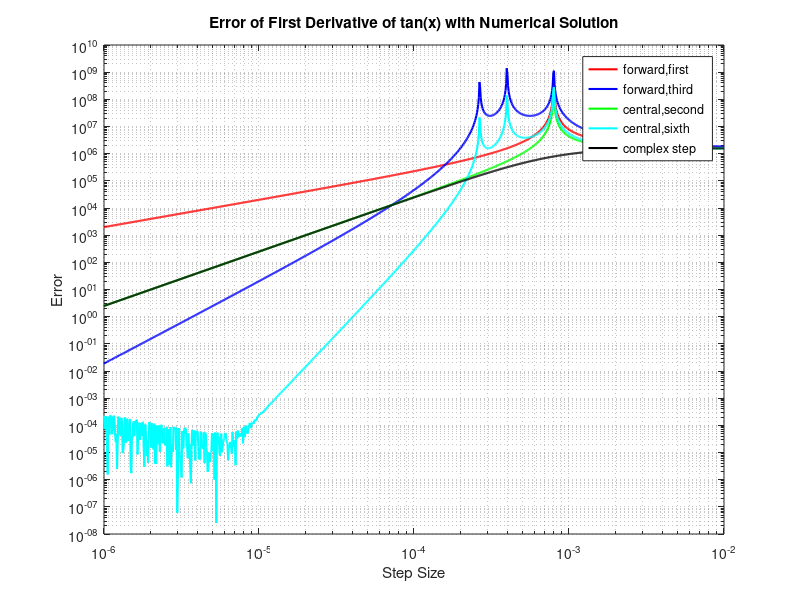

Write MATLAB code to recreate this figure.
%% a forward difference scheme with first order accuracy
h = logspace(-6,-2,1000);
x = 1.57;
ydot = 1 ./ (cos(x) .^ 2);
ydot_est = (tan(x+h) - tan(x)) ./ h;
error = abs(ydot - ydot_est);
loglog(h,error,'r','linewidth',1.5);
grid minor;
hold on;

%
%% a forward difference scheme with third order accuracy
h = logspace(-6,-2,1000);
x = 1.57;
ydot = 1 ./ (cos(x) .^ 2);
ydot_est = ((-11/6) * tan(x) + 3 * tan(x+h) + (-3/2) * tan(x+2*h) + (1/3) * tan(x+3*h)) ./ h;
error = abs(ydot - ydot_est);
loglog(h,error,'b','linewidth',1.5);
hold on;

%
%% a central difference scheme with second order accuracy
h = logspace(-6,-2,1000);
x = 1.57;
ydot = 1 ./ (cos(x) .^ 2);
ydot_est = ((-1/2)*tan(x-h) + (1/2)*tan(x+h)) ./ h;
error = abs(ydot - ydot_est);
loglog(h,error,'g','linewidth',1.5);
hold on;

%
%% a central difference scheme with sixth order accuracy
h = logspace(-6,-2,1000);
x = 1.57;
ydot = 1 ./ (cos(x) .^ 2);
ydot_est = ((-1/60)*tan(x-3*h) + (3/20)*tan(x-2*h)+(-3/4)*tan(x-h) + (3/4)*tan(x+h) + (-3/20)*tan(x+2*h) + (1/60)*tan(x+3*h)) ./ h;
error = abs(ydot - ydot_est);
loglog(h,error,'c','linewidth',1.5);
hold on;

%
%% a complex step approximation
h = logspace(-6,-2,1000);
x = 1.57;
ydot = 1 ./ (cos(x) .^ 2);
ydot_est = imag(tan(x+i*h))./h;
error = abs(ydot - ydot_est);
loglog(h,error,'k','linewidth',1.5);
hold on;

%
%%
legend('forward,first','forward,third','central,second','central,sixth','complex step');
xlabel('Step Size');
ylabel('Error');
title('Error of First Derivative of tan(x) with Numerical Solution');